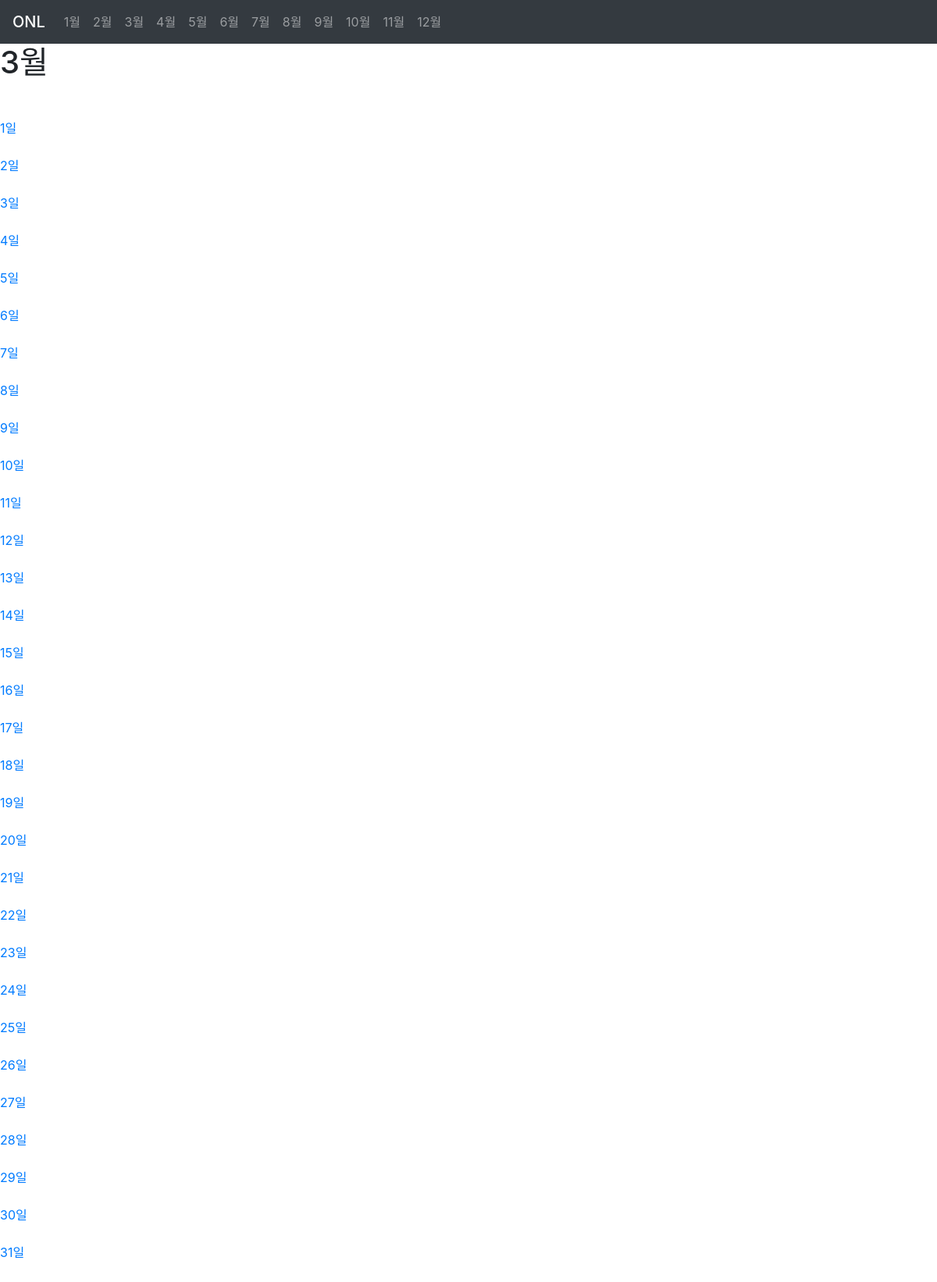
Screenshot of /3/ with the database file from the repository.
### date/models.py (models this page shows, shortened)
class Onl(models.Model):
    month = models.PositiveSmallIntegerField("월", blank=True, )
    day = models.PositiveSmallIntegerField("일", blank=True, )
    date = models.DateField('날짜', blank=True, null=True, )
    slug = models.SlugField(max_length=20, allow_unicode=True, unique=True, blank=True, )
    events = models.TextField(max_length=500, verbose_name="사건", blank=True,)
    class Meta:
        ordering = ('month', 'day',)
    def day_with_dlf(self):
        return str(self.day) + "일"
    def month_in_string(self):
        return str(self.month)

### date/views.py (the view)
# urls.py: path('<int:month>/', OnlMonthLV.as_view(), name='month LV'),
class OnlMonthLV(ListView):
    template_name = "date/onl_month_list.html"
    model = Onl

### date/templates/date/onl_month_list.html (shortened to what this page needs)
{% extends 'base.html' %}
{% block content %}
    <h1>{{ request.path|cut:'/' }}월</h1><br>
    <table class="table">
        {% for onl in onl_list %}
            {% if onl.month_in_string == request.path|cut:'/' %}
                <tr>
                    <a href="{% url 'OnlDV' onl.slug %}">
                    {{ onl.day_with_dlf }}</a><br><br>
                </tr>
            {% endif %}
        {% endfor %}
    </table>
{% endblock %}

### rows the page displays
Onl: day_with_dlf "1일"
Onl: day_with_dlf "2일"
Onl: day_with_dlf "3일"
Onl: day_with_dlf "4일"
Onl: day_with_dlf "5일"
Onl: day_with_dlf "6일"
Onl: day_with_dlf "7일"
Onl: day_with_dlf "8일"
Onl: day_with_dlf "9일"
Onl: day_with_dlf "10일"
Onl: day_with_dlf "11일"
Onl: day_with_dlf "12일"
Onl: day_with_dlf "13일"
Onl: day_with_dlf "14일"
Onl: day_with_dlf "15일"
Onl: day_with_dlf "16일"
Onl: day_with_dlf "17일"
Onl: day_with_dlf "18일"
Onl: day_with_dlf "19일"
Onl: day_with_dlf "20일"
Onl: day_with_dlf "21일"
Onl: day_with_dlf "22일"
Onl: day_with_dlf "23일"
Onl: day_with_dlf "24일"
Onl: day_with_dlf "25일"
Onl: day_with_dlf "26일"
Onl: day_with_dlf "27일"
Onl: day_with_dlf "28일"
Onl: day_with_dlf "29일"
Onl: day_with_dlf "30일"
Onl: day_with_dlf "31일"

### other values shown
{{ request.path|cut:'/' }} "3"
